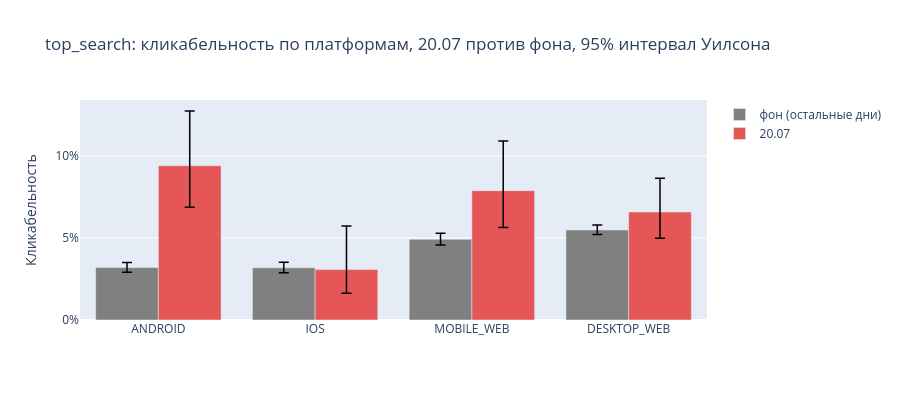
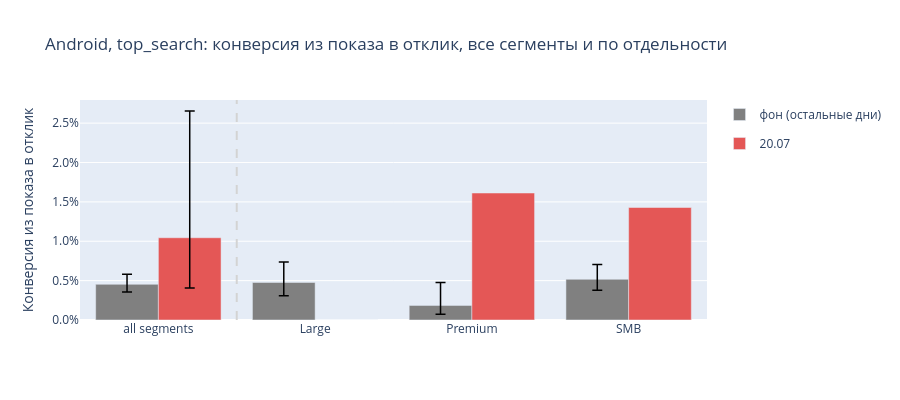

The code cell stored with these charts, in order, in its notebook:
### Markdown cell above
**Вывод и решение.** Ошибок логирования в кликабельности top_search 20.07 на Android не найдено, всплеск скорее реальный, но не специфичен для top_search: на Android так же вырос и top_boost. Формат показа top_search по одному дню не меняем.

**Контекст.** 20 июля на Android кликабельность top_search резко выросла. Нужно было решить: ошибка трекинга (тогда задача мобильной разработке на логирование) или реальный эффект (тогда сообщаем продакту и обсуждаем формат показа).

**Что сделали.** Проверили данные: дубли, пропуски, связность воронки, повторы кликов, число показов. Сравнили 20.07 с остальными днями 1-28 июля по платформам и сегментам работодателя для top_search; top_boost использовали как контроль. Показатель эффекта: конверсия из показа в отклик, интервалы Уилсона 95%.

**Результат.**
- Данные в порядке: следов ошибки логирования нет. Выросли именно клики, показы обычные.
- Кликабельность top_search резко выросла только на Android. На Mobile Web рост небольшой, на iOS и Desktop его нет.
- Откликов на показ на Android стало больше, а доля кликов, закончившихся откликом, осталась примерно прежней, то есть клики выглядят настоящими. Но откликов за день всего несколько, поэтому рост откликов не подтверждён статистически, виден лишь его знак. По сегментам работодателей данных слишком мало.
- Рост кликабельности есть и у top_boost, и тоже только на Android. Значит, причина скорее в самой платформе (релиз приложения, акция), а не в формате показа top_search.

### Code cell
display(fig_dist)
display(fig_platform)
fig_effect.show()

### Figure 1 — Plotly figure (JSON) as saved in the notebook; plotly's stock layout.template omitted (floating-point values rounded to 4 significant figures)
{"data": [{"customdata": [[3.195, 2.915, 3.5], [3.183, 2.878, 3.518], [4.917, 4.569, 5.29], [5.488, 5.205, 5.786]], "error_y": {"array": [0.003056, 0.003358, 0.00373, 0.002978], "arrayminus": [0.002797, 0.003047, 0.00348, 0.002833], "color": "black", "symmetric": false, "thickness": 1.5, "type": "data", "width": 5}, "hovertemplate": "%{x}<br>Среднее: %{customdata[0]:.2f}%<br>95% ДИ: [%{customdata[1]:.2f}%; %{customdata[2]:.2f}%]<extra>фон (остальные дни)</extra>", "marker": {"color": "grey"}, "name": "фон (остальные дни)", "type": "bar", "x": ["ANDROID", "IOS", "MOBILE_WEB", "DESKTOP_WEB"], "y": [0.03195, 0.03183, 0.04917, 0.05488]}, {"customdata": [[9.399, 6.867, 12.74], [3.072, 1.624, 5.734], [7.882, 5.638, 10.92], [6.583, 4.986, 8.644]], "error_y": {"array": [0.03339, 0.02662, 0.03033, 0.02061], "arrayminus": [0.02533, 0.01447, 0.02244, 0.01597], "color": "black", "symmetric": false, "thickness": 1.5, "type": "data", "width": 5}, "hovertemplate": "%{x}<br>Среднее: %{customdata[0]:.2f}%<br>95% ДИ: [%{customdata[1]:.2f}%; %{customdata[2]:.2f}%]<extra>20.07</extra>", "marker": {"color": "#E45756"}, "name": "20.07", "type": "bar", "x": ["ANDROID", "IOS", "MOBILE_WEB", "DESKTOP_WEB"], "y": [0.09399, 0.03072, 0.07882, 0.06583]}], "layout": {"barmode": "group", "height": 400, "title": {"text": "top_search: кликабельность по платформам, 20.07 против фона, 95% интервал Уилсона"}, "yaxis": {"tickformat": ".0%", "title": {"text": "Кликабельность"}}}}

### Figure 2 — Plotly figure (JSON) as saved in the notebook; plotly's stock layout.template omitted (floating-point values rounded to 4 significant figures)
{"data": [{"customdata": [[0.4533, 0.3545, 0.5795], [0.4766, 0.3088, 0.7351], [0.1854, 0.0721, 0.4757], [0.517, 0.3784, 0.7059]], "error_y": {"array": [0.001262, 0.002585, 0.002903, 0.001889], "arrayminus": [0.0009881, 0.001679, 0.001133, 0.001386], "color": "black", "symmetric": false, "thickness": 1.5, "type": "data", "width": 5}, "hovertemplate": "%{x}<br>Среднее: %{customdata[0]:.2f}%<br>95% ДИ: [%{customdata[1]:.2f}%; %{customdata[2]:.2f}%]<extra>фон</extra>", "marker": {"color": "grey"}, "name": "фон (остальные дни)", "offsetgroup": "base", "type": "bar", "x": ["all segments", "Large", "Premium", "SMB"], "y": [0.004533, 0.004766, 0.001854, 0.00517]}, {"error_y": {"array": [0.0161], "arrayminus": [0.006375], "color": "black", "symmetric": false, "thickness": 1.5, "type": "data", "width": 5}, "hoverinfo": "text", "hovertext": ["all segments<br>Среднее: 1.04%<br>95% ДИ: [0.41%; 2.65%]<br>Откликов: 4"], "legendgroup": "0720", "marker": {"color": "#E45756"}, "name": "20.07", "offsetgroup": "0720", "type": "bar", "x": ["all segments"], "y": [0.01044]}, {"hoverinfo": "text", "hovertext": ["Large<br>Среднее: 0.00%<br>Откликов: 0", "Premium<br>Среднее: 1.61%<br>Откликов: 1", "SMB<br>Среднее: 1.43%<br>Откликов: 3"], "legendgroup": "0720", "marker": {"color": "#E45756"}, "name": "20.07", "offsetgroup": "0720", "showlegend": false, "type": "bar", "x": ["Large", "Premium", "SMB"], "y": [0.0, 0.01613, 0.01429]}], "layout": {"barmode": "group", "height": 400, "shapes": [{"line": {"color": "lightgrey", "dash": "dash"}, "type": "line", "x0": 0.5, "x1": 0.5, "xref": "x", "y0": 0, "y1": 1, "yref": "y domain"}], "title": {"text": "Android, top_search: конверсия из показа в отклик, все сегменты и по отдельности"}, "yaxis": {"tickformat": ".1%", "title": {"text": "Конверсия из показа в отклик"}}}}
